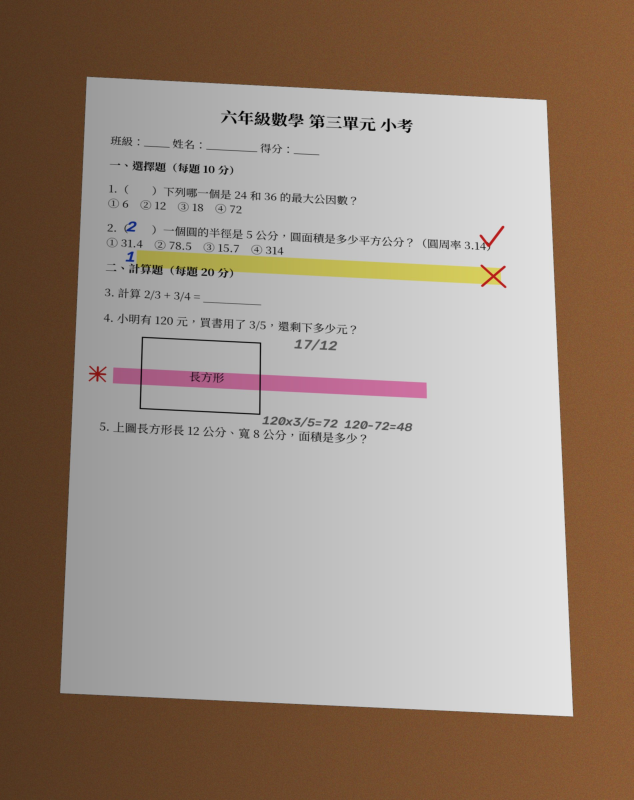
#> input picture tests/sample_exam.jpg, 1900 x 2400 px (shown at 1/3 size); its folder holds only this picture in this run
$ python -i imaging.py   (imports and definitions only)
#> lines starting #> are read from the running program, lines starting #| are printed output that depends on the picture; after the words box and inside, x2 and y2 are one past the last pixel; in counts of white or black regions, pixels touching at a corner belong together
#> further down, picture is the input picture: shape (2400, 1900, 3); mean B, G, R 126.5, 139.3, 155.4
"""Photo -> clean scan pipeline (runs on the Pi with OpenCV).

1. load: HEIC/JPEG/PNG, honour EXIF rotation
2. find the paper outline and flatten it (perspective warp)
3. normalise lighting so the paper becomes white (shadows removed)
4. detect highlighter regions (fluorescent colours, large soft areas)
5. erase coloured ink (blue/red pens, highlighter) and AI-located pencil handwriting
6. crop question / figure regions for the editable exam
Boxes are always [x0, y0, x1, y1] in 0..1000 coordinates of the scan image.
"""
from pathlib import Path

import cv2
import numpy as np
from PIL import Image, ImageOps

# [5 lines not run here, left out]

MAX_SIDE = 3000


# [23 lines left out: functions load, save, not called in this run]


def _order(pts: np.ndarray) -> np.ndarray:
    pts = pts.reshape(4, 2).astype("float32")
    s = pts.sum(1)
    d = np.diff(pts, axis=1).ravel()
    return np.array([pts[np.argmin(s)], pts[np.argmin(d)], pts[np.argmax(s)], pts[np.argmax(d)]],
                    dtype="float32")


def find_page(img: np.ndarray) -> np.ndarray | None:
    """Return the 4 paper corners (tl, tr, br, bl) or None if the photo is
    already a flat scan / no clear outline exists."""
    h, w = img.shape[:2]
#> h = 2400; w = 1900
    scale = 1000 / max(h, w)
#> scale = 0.417
    small = cv2.resize(img, (int(w * scale), int(h * scale)))
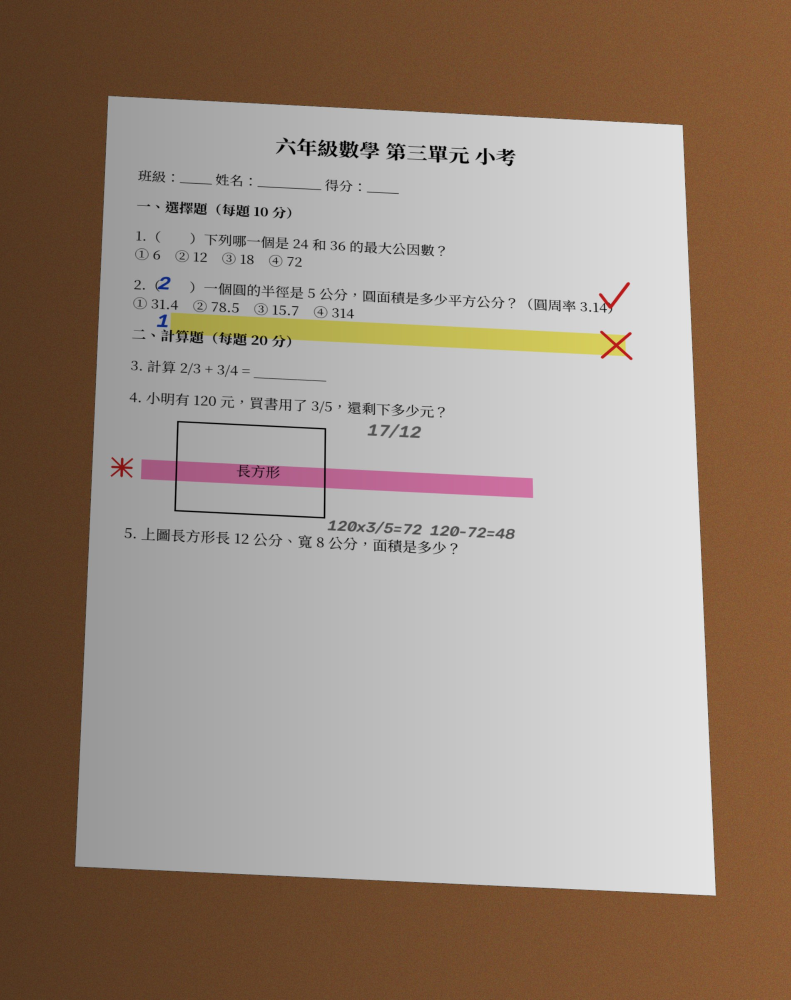
#> small: shape (1000, 791, 3); mean B, G, R 126.4, 139.2, 155.4
    gray = cv2.cvtColor(small, cv2.COLOR_BGR2GRAY)
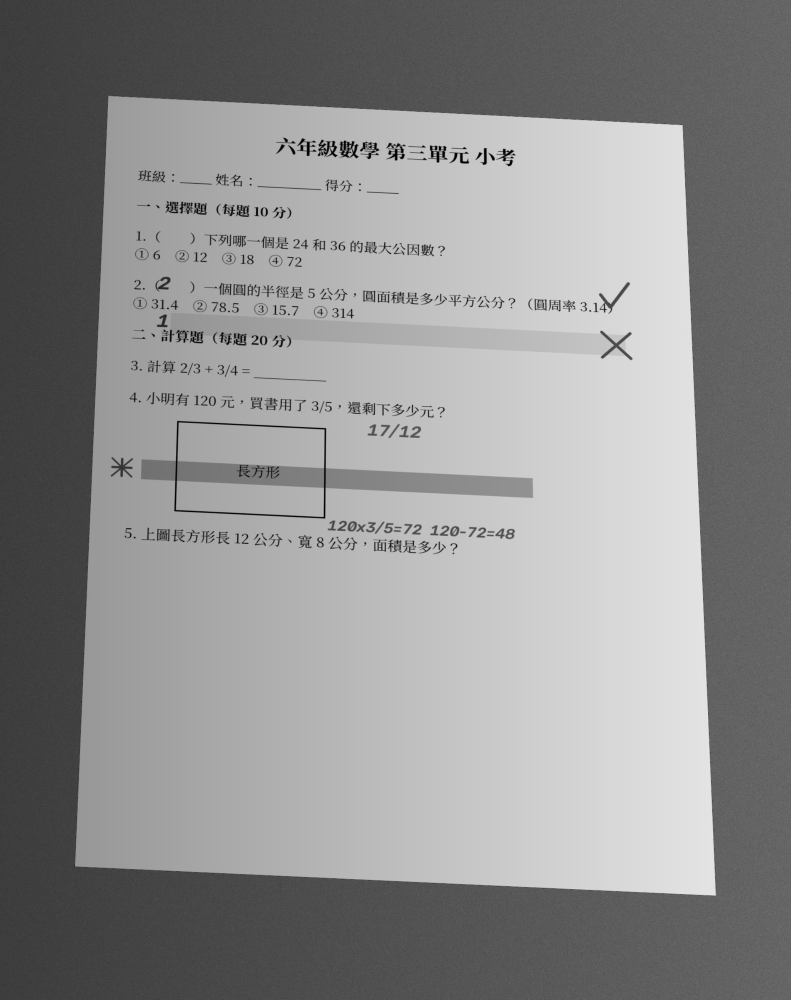
#> gray: shape (1000, 791); min 0, max 231, mean 142.6
    gray = cv2.GaussianBlur(gray, (5, 5), 0)
    area_total = small.shape[0] * small.shape[1]
#> area_total = 791000
    candidates = []
    # Paper is usually the brightest large region; try edges and a brightness mask.
    edges = cv2.Canny(gray, 40, 120)
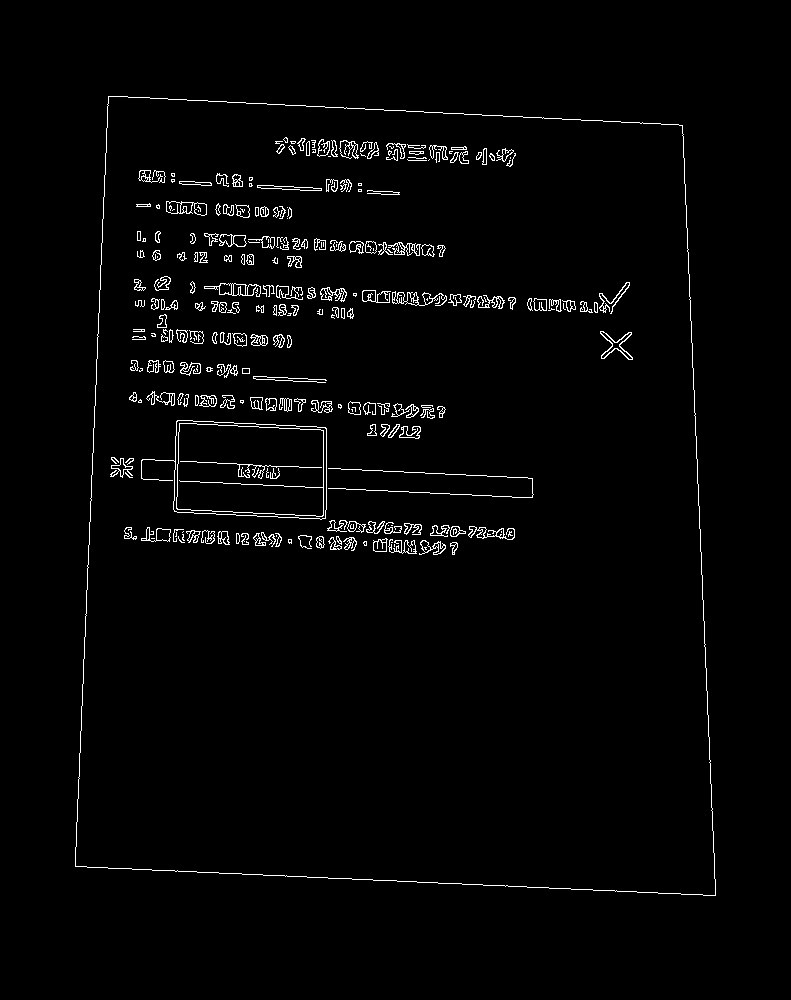
#> edges: shape (1000, 791); 2.1% white in thin lines or dots, all inside (x1, y1, x2, y2) = (75, 96, 716, 896)
    edges = cv2.dilate(edges, np.ones((5, 5), np.uint8), iterations=2)
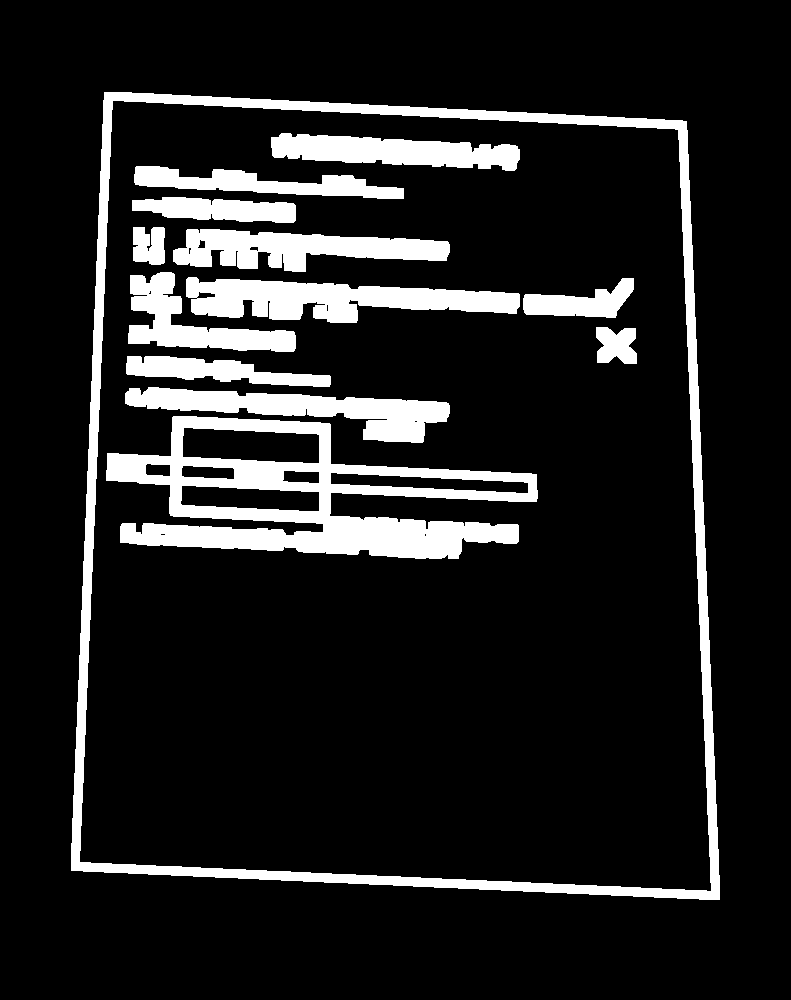
#> edges: shape (1000, 791); 12.8% white; 13 white regions, largest, box (x1, y1, x2, y2) and area: (71, 92, 720, 900) 25831, (106, 416, 538, 559) 24751, (186, 277, 520, 323) 9129
    _, bright = cv2.threshold(gray, 0, 255, cv2.THRESH_BINARY + cv2.THRESH_OTSU)
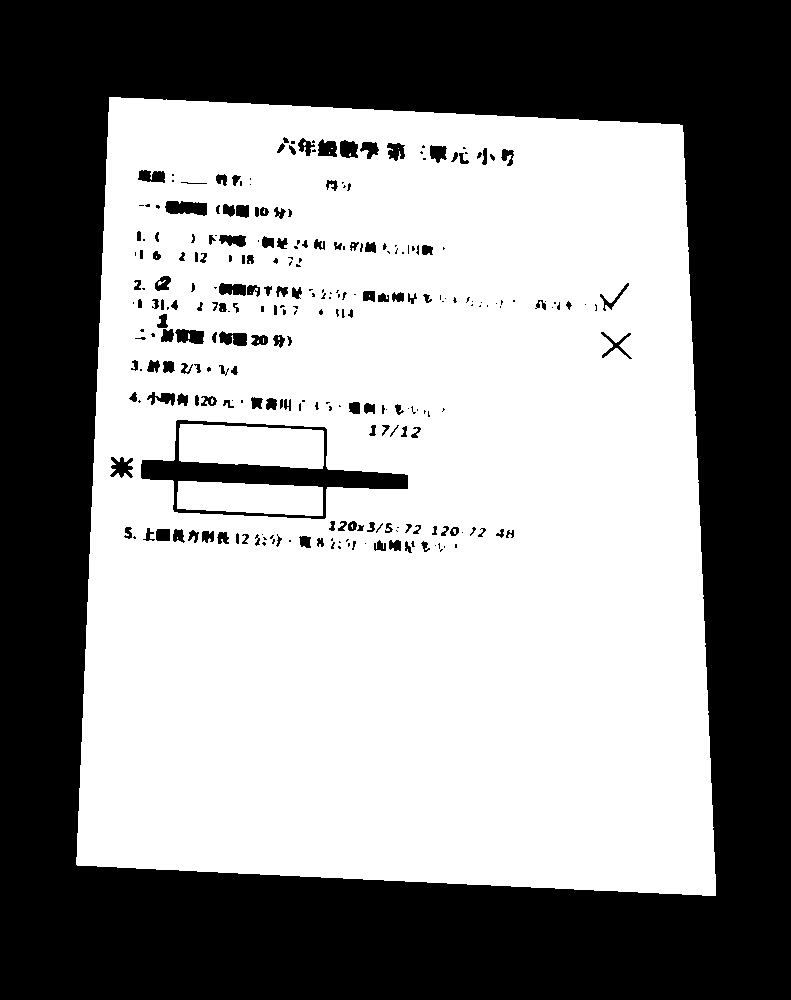
#> bright: shape (1000, 791); 56.8% white; 275 black regions (131 under 20 px), largest, box (x1, y1, x2, y2) and area: (0, 0, 791, 1000) 323359, (141, 420, 408, 519) 6148, (165, 201, 207, 216) 488
    bright = cv2.morphologyEx(bright, cv2.MORPH_CLOSE, np.ones((15, 15), np.uint8))
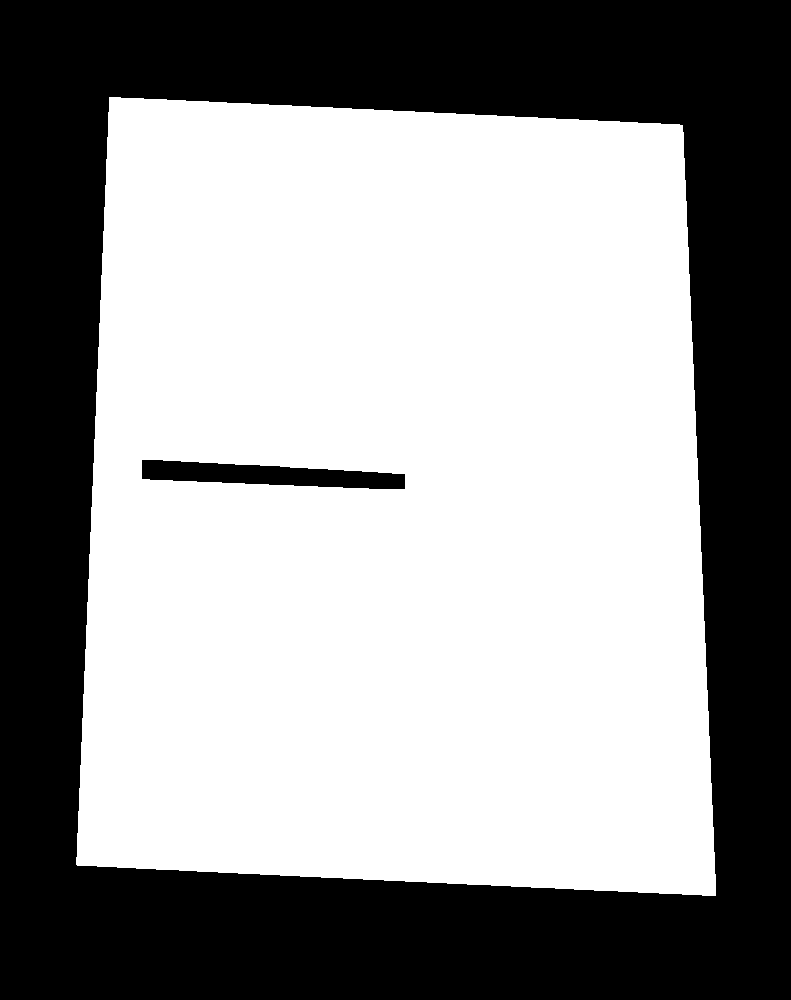
#> bright: shape (1000, 791); 58.5% white; 2 black regions, box (x1, y1, x2, y2) and area: (0, 0, 791, 1000) 323339, (142, 460, 405, 489) 4735
    for mask in (edges, bright):
        cnts, _ = cv2.findContours(mask, cv2.RETR_EXTERNAL, cv2.CHAIN_APPROX_SIMPLE)
        for c in sorted(cnts, key=cv2.contourArea, reverse=True)[:5]:
            a = cv2.contourArea(c)
            if a < 0.25 * area_total:
                continue
            peri = cv2.arcLength(c, True)
            for eps in (0.02, 0.03, 0.05):
                approx = cv2.approxPolyDP(c, eps * peri, True)
                if len(approx) == 4 and cv2.isContourConvex(approx):
                    candidates.append((a, approx))
                    break
#> this loop made 2 passes
#> after the loop, candidates = [(479606, [[104, 92], [71, 870], [719, 899], [686, 121]]), (466285.5, [[109, 97], [76, 864], [715, 895], [682, 125]])]
    if not candidates:
        return None
    a, quad = max(candidates, key=lambda t: t[0])
#> a = 479606; quad = [[104, 92], [71, 870], [719, 899], [686, 121]]
    if a > 0.97 * area_total:  # outline is the photo border itself
        return None
    return _order(quad) / scale
#> in _order, `s = pts.sum(1)`: s = [196, 941, 1618, 807]
#> in _order, `d = np.diff(pts, axis=1).ravel()`: d = [-12, 799, 180, -565]


# [91 lines left out: functions warp, normalize_light, scan, rotate, rotate_box, to_px and 1 more, not called in this run]


HL_NAMES = [((15, 40), "黃"), ((40, 90), "綠"), ((90, 130), "藍"), ((130, 175), "粉紅"),
            ((0, 15), "橘"), ((175, 181), "橘")]


# [69 lines left out: functions find_highlights, overlap, crop, trim_white, for_ai, not called in this run]


def file_for_ai(path: str | Path, max_side: int = 1600) -> bytes:
    return for_ai(load(path), max_side=max_side)


# [64 lines left out: functions upscale_crop, enhance_figure, blank_answer_boxes, not called in this run]

>>> import cv2
>>> picture = cv2.imread('../tests/sample_exam.jpg')
>>> result = find_page(picture)
#> result = [[249.6, 220.8], [1646.4, 290.4], [1725.6, 2157.6], [170.4, 2088]]
